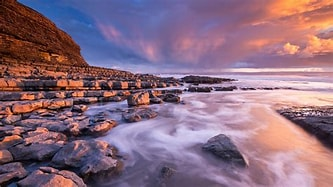
%> input picture aasignment/histogram.jpg, 333 x 187 px
$ octave histogram.m   (GNU Octave 9; MATLAB toolbox functions it lacks are replaced by stand-ins)
%> lines starting %> are read from the running program, lines starting %| are printed output that depends on the picture
img=imread('C:\Users\vignan\Desktop\dip\histogram.jpg');
%> img is the input picture: size 187x333x3 uint8; mean R, G, B 139.2, 108.2, 126.9
img2=rgb2gray(img);
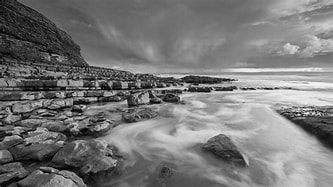
%> img2: size 187x333 uint8; min 0, max 251, mean 119.6
imhist(img2);
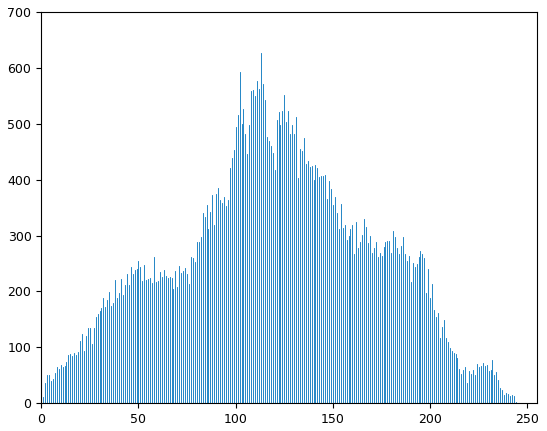
%> figure redrawn from the program's plot data; highest point at x = 113, y = 626
j=histeq(img2);
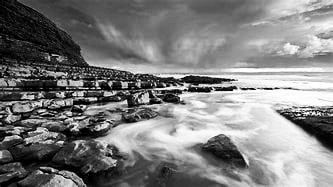
%> j: size 187x333 uint8; min 0, max 255, mean 126.2
imhist(j);
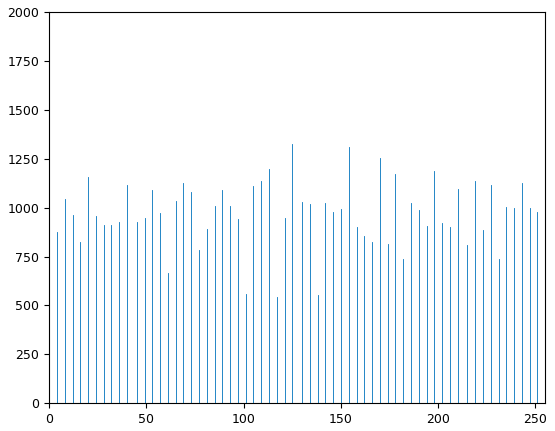
%> figure redrawn from the program's plot data; highest point at x = 0, y = 1449
imshow(j);
